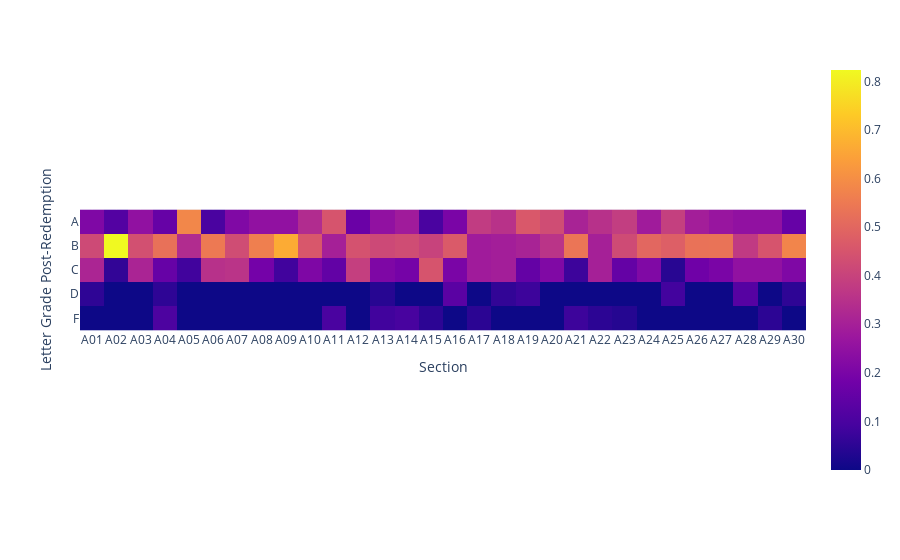

Notebook source saved alongside this figure:
### Code cell
'Letter Grade Post-Redemption'
hh=grades_analysis.pivot_table(
    values='PID',
    index='Letter Grade Post-Redemption', 
    columns='Section', 
    aggfunc='count',
    fill_value=0
)
#grades_analysis.groupby(['Section', 'Letter Grade Post-Redemption']).count().head(30)
gg = hh/hh.sum()
#fig = px.imshow(gg, template= , title='Distribution of Letter Grades by Section')
fig.show()

### Figure 1 — Plotly figure (JSON) as saved in the notebook; plotly's stock layout.template omitted (floating-point values rounded to 4 significant figures; data arrays with more than 128 entries replaced by an {"elided": "..."} marker saying what was removed)
{"data": [{"coloraxis": "coloraxis", "hovertemplate": "Section: %{x}<br>Letter Grade Post-Redemption: %{y}<br>color: %{z}<extra></extra>", "name": "0", "type": "heatmap", "x": ["A01", "A02", "A03", "A04", "A05", "A06", "A07", "A08", "A09", "A10", "A11", "A12", "A13", "A14", "A15", "A16", "A17", "A18", "A19", "A20", "A21", "A22", "A23", "A24", "A25", "A26", "A27", "A28", "A29", "A30"], "xaxis": "x", "y": ["A", "B", "C", "D", "F"], "yaxis": "y", "z": {"elided": "5x30 float values"}}], "layout": {"coloraxis": {"colorscale": [[0, "#0d0887"], [0.1111, "#46039f"], [0.2222, "#7201a8"], [0.3333, "#9c179e"], [0.4444, "#bd3786"], [0.5556, "#d8576b"], [0.6667, "#ed7953"], [0.7778, "#fb9f3a"], [0.8889, "#fdca26"], [1, "#f0f921"]]}, "margin": {"t": 60}, "xaxis": {"anchor": "y", "constrain": "domain", "domain": [0, 1], "scaleanchor": "y", "title": {"text": "Section"}}, "yaxis": {"anchor": "x", "autorange": "reversed", "constrain": "domain", "domain": [0, 1], "title": {"text": "Letter Grade Post-Redemption"}}}}
